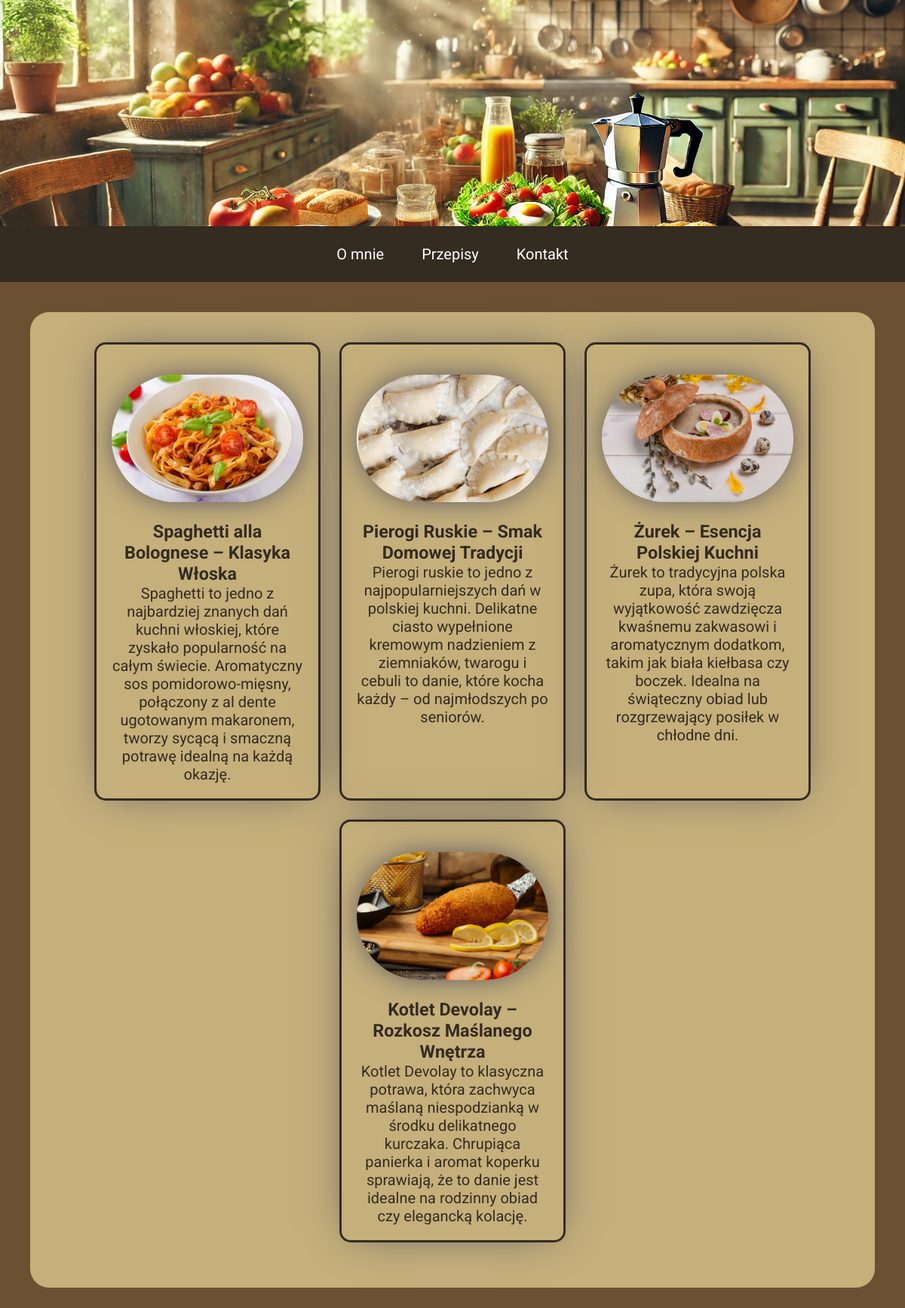
Page /all-posts on the committed database.
### blog/models.py (models this page shows, shortened)
class PostModel(models.Model):
    title = models.CharField(max_length=150, verbose_name="Tytuł:")
    author = models.ForeignKey(
        AuthorModel, verbose_name=("Autor:"), on_delete=models.CASCADE)
    slug = models.SlugField()
    date = models.DateField(auto_now_add=True, verbose_name="Data:")
    excerpt = models.TextField(verbose_name="skrót", validators=[
                               MinLengthValidator, MaxLengthValidator(250)])
    ingredients = models.TextField(
        validators=[MinLengthValidator(5)], verbose_name="Składniki:")
    ingredients = models.TextField(
        validators=[MinLengthValidator(5)], verbose_name="Składniki:", null=True)
    prepare = models.TextField(
        validators=[MinLengthValidator(5)], verbose_name="Sposób przygotowania:", null=True)
    image = models.ImageField(upload_to="dishes")
    tags = models.ManyToManyField(TagModel, verbose_name=("Tag:"))
    class Meta:
        verbose_name_plural = "Posty"

### blog/views.py (the view)
# urls.py: path("all-posts", views.AllPostView.as_view(), name="all_posts"),
class AllPostView(ListView):
    model = PostModel
    context_object_name = "posts"
    template_name = "blog/all_posts.html"

### blog/templates/blog/all_posts.html (shortened to what this page needs)
{% extends "base.html" %}
{% load static %}
{% block content %}
    {% include "blog/includes/posts.html" %}
{% endblock  %}

### blog/templates/blog/includes/posts.html (shortened to what this page needs)
{% load static %}
<!DOCTYPE html>
<html lang="en">
<head>
   <link rel="stylesheet" href="{% static "/blog/posts.css" %}">
</head>
<body>
    <section class="posts-section">
        <div class="posts">
            {% for post in posts  %}
            <a  href="{{post.slug}}" class="post" >
                <img src="{{ post.image.url }}" alt="{{post.title}}">
                <h3>{{post.title}}</h3>
                <p>{{post.excerpt}} </p>
            </a>
            {% endfor %}
        </div>
    </section>
</body>
</html>

### static/base.css (style rules this page uses)
:root { --primary-color: #EAE1B8; --secondary-color: #C5AF7B; --buttons-color: #9C7D4F; --text-color: #342B21; --second-text-color: #6C5032; --box-shadow: 0px 0px 38px -5px rgba(66, 68, 90, 1); }
* { box-sizing: border-box; margin: 0; padding: 0; font-family: "Roboto", serif; }
body { background-color: var(--second-text-color); }
@media (min-width:400px) { html { font-size: 20px; } }

### blog/static/blog/posts.css (style rules this page uses)
.posts-section { padding: 1rem 0 3rem; margin-bottom: 3rem; border-radius: 25px; background-color: var(--secondary-color); color: var(--text-color); }
.posts-section .posts { display: flex; flex-direction: column; justify-content: center; align-items: center; gap: 25px; }
.posts-section .post { display: block; width: 15rem; padding: 1rem; border: 3px solid var(--text-color); border-radius: 15px; color: var(--text-color); text-decoration: none; text-align: center; transition: .3s; -webkit-box-shadow: 0px 0px 54px -18px rgba(66, 68, 90, 1); -moz-box-shadow: 0px 0px 54px -18px rgba(66, 68, 90, 1); box-shadow: 0px 0px 54px -18px rgba(66, 68, 90, 1); }
.posts-section img { width: 80%; margin: 1rem auto; border-radius: 100px; -webkit-box-shadow: var(--box-shadow); -moz-box-shadow: var(--box-shadow); box-shadow: var(--box-shadow); }
@media (min-width:725px) { .posts-section { margin: 2rem; margin-bottom: 3rem; } }
@media (min-width:725px) { .posts-section .posts { flex-direction: row; flex-wrap: wrap; align-items: stretch; } }
@media (min-width:725px) { .posts-section img { width: 100%; margin: 1rem auto; } }

### rows in the picture
PostModel: image (picture), title "Spaghetti alla Bolognese – Klasyka Włoska", excerpt "Spaghetti to jedno z najbardziej znanych dań kuchni włoskiej, które zyskało popularność na całym świecie. Aromatyczny sos pomidorowo-mięsny, połączony z al dente ugotowanym makaronem, tworzy sycącą i smaczną potrawę idealną na każdą okazję."
PostModel: image (picture), title "Pierogi Ruskie – Smak Domowej Tradycji", excerpt "Pierogi ruskie to jedno z najpopularniejszych dań w polskiej kuchni. Delikatne ciasto wypełnione kremowym nadzieniem z ziemniaków, twarogu i cebuli to danie, które kocha każdy – od najmłodszych po seniorów."
PostModel: image (picture), title "Żurek – Esencja Polskiej Kuchni", excerpt "Żurek to tradycyjna polska zupa, która swoją wyjątkowość zawdzięcza kwaśnemu zakwasowi i aromatycznym dodatkom, takim jak biała kiełbasa czy boczek. Idealna na świąteczny obiad lub rozgrzewający posiłek w chłodne dni."
PostModel: image (picture), title "Kotlet Devolay – Rozkosz Maślanego Wnętrza", excerpt "Kotlet Devolay to klasyczna potrawa, która zachwyca maślaną niespodzianką w środku delikatnego kurczaka. Chrupiąca panierka i aromat koperku sprawiają, że to danie jest idealne na rodzinny obiad czy elegancką kolację."
